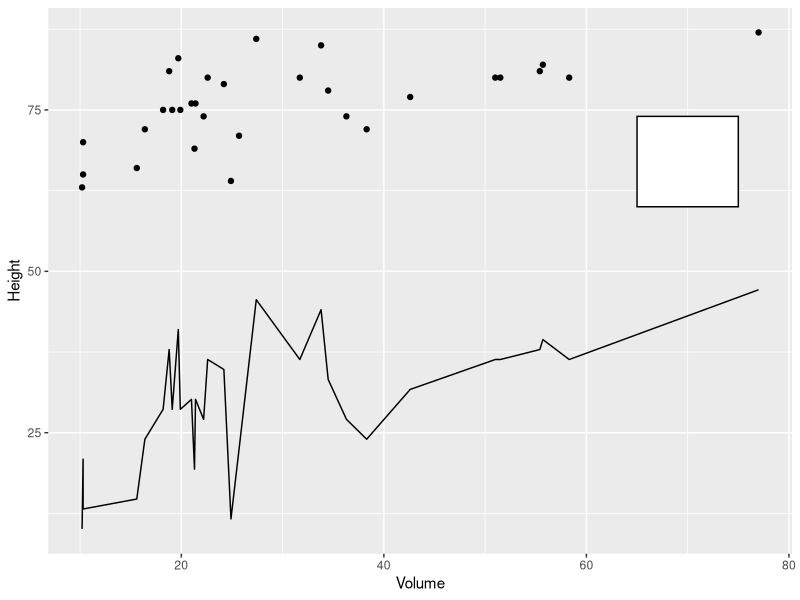

R code for this plot:
## ---- chunk 1
knitr::opts_chunk$set(echo = TRUE)
## ---- chunk 2
library(datasets)
library(ggplot2)
library(dplyr)
data("trees")
model <- lm(Volume ~ Height, data = trees)
summary(model)
data <- trees %>%  mutate(fit = fitted(model))
data

p <- ggplot(data = data, aes(x = Volume, y = Height)) + geom_point()
 p + annotate('rect', xmin=65, xmax=75, ymin=60, ymax=74,
                 fill='white', color='black') + geom_line(aes(y= fit))
